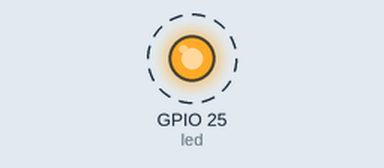
A program run on a simulated ESP32 board running MicroPython. On the bench: output pins drawn as LEDs (lit = HIGH). Dashed ring = blinking.

Above: at 0.2 s.
Timing chart, 0 to 3.0 s (numbered marks = the images above):
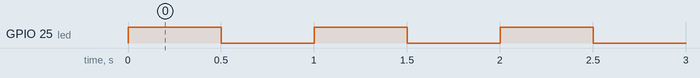

Measured:
- by itself, GPIO 25 (led): alternates HIGH for 0.50 s and LOW for 0.50 s

The program:

main.py
```python
from machine import Pin
import time
led_pin = 25  # helteck wifi lora 32 (v1)

def blink():
    led = Pin(led_pin, Pin.OUT)
    while True:
      led.on()
      time.sleep_ms(500)
      led.off()
      time.sleep_ms(500)

if __name__ == "__main__":
    blink()
```
